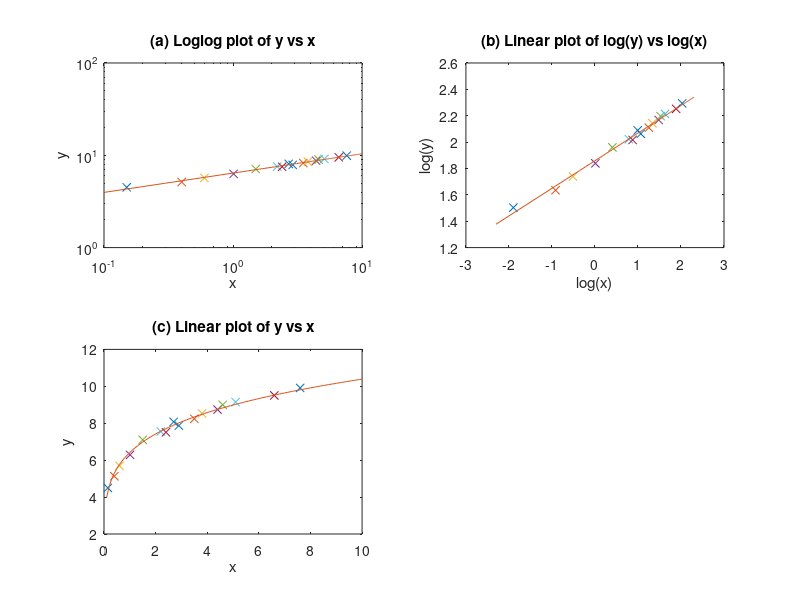

Write MATLAB code to recreate this figure.
% f8_3  
% Copyright S. Nakamura, 1995
set(gcf, 'NumberTitle','off','Name', 'Figure 8.3')

clear, clf,hold off    
x = [0.15,  0.4,   0.6,   1.01,  1.5,   2.2,   2.4,   2.7,
     2.9,   3.5,   3.8,   4.4,   4.6,   5.1,   6.6,   7.6];
y = [4.4964,5.1284,5.6931,6.2884,7.0989,7.5507,7.5106,8.0756,
     7.8708,8.2403,8.5303,8.7394,8.9981,9.1450,9.5070,9.9115];
loglog(x,y,'x');
axis([0, 10, 0. 10])
 c = polyfit(log(x), log(y), 1);
xp = 0.1:0.1:10;
yp = exp(c(1)*log(xp) + c(2));
subplot(221)
loglog(x,y,'x')
hold on
loglog(xp,yp)
ylabel('y'); xlabel('x')
%text( 0.1, 2, 'y = 1.7646x + 0.2862')
title('(a) Loglog plot of y vs x')

%axis('square')
hold off
subplot(222)
plot(log(x), log(y), 'x')
hold on
plot(log(xp), log(yp))
%axis('square')
xlabel('log(x)'); ylabel('log(y)')
title('(b) Linear plot of log(y) vs log(x)')

hold off
subplot(223)
plot(x, y, 'x')
hold on
plot(xp, yp)
xlabel('x'); ylabel('y')
title('(c) Linear plot of y vs x')
%print Ex8dotB.ps
